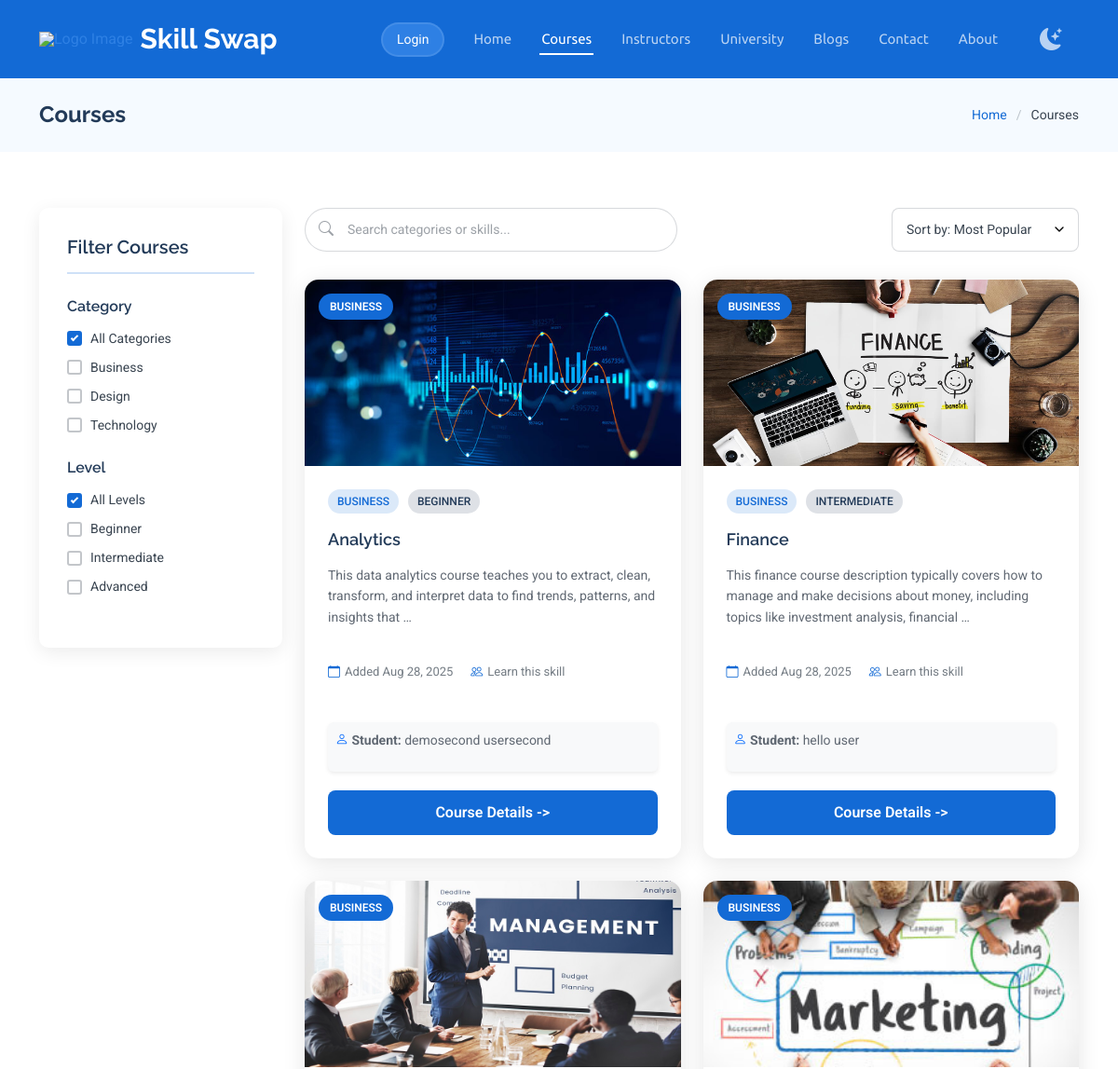
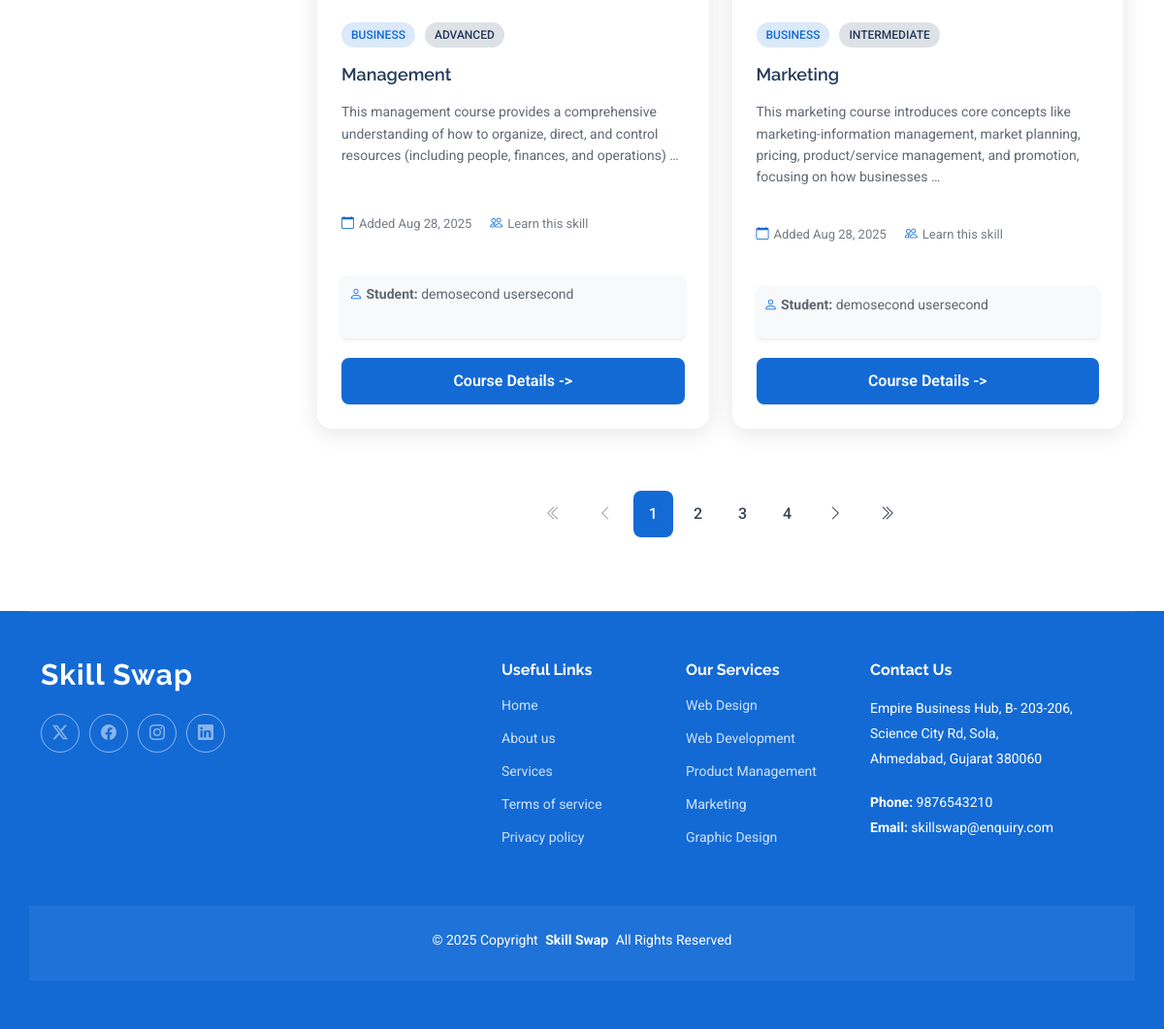
Page /courses/ on the committed database (2 pictures, top to bottom).
### apps/category_skills/models.py (models this page shows, shortened)
class SkillsCategory(models.Model):
    class Meta:
        ordering = ['name']
        db_table = 'category'
        verbose_name_plural = "Skill Categories"
    name = models.CharField(max_length=25,unique=True)
    description = models.TextField(max_length=999,help_text="Enter Description For Particular Course")
    icon_class = models.CharField(max_length=50,blank=True,null=True)
    image = models.ImageField(upload_to='category/' , blank=True , null=True)
    created_at = models.DateTimeField(auto_now_add=True)
    updated_at = models.DateTimeField(auto_now=True)

class Skills(models.Model):
    class Meta:
        ordering = ['category' , 'name']
        db_table = 'category_skills'
        unique_together = ['name','category']
        verbose_name_plural = 'Skills'
    LEVEL_CHOICES = (
         ('B' , 'Beginner'),
         ('I' , 'Intermediate'),
         ('A' , 'Advanced'),
    )
    name = models.CharField(max_length=200,unique=True)
    category = models.ForeignKey(SkillsCategory,on_delete=models.CASCADE,related_name='skills')
    image = models.ImageField(upload_to=category_skills,blank=True,null=True)
    description = models.TextField(max_length=999,help_text="Enter Description for Specific Skill")
    level = models.CharField(max_length=25 , choices=LEVEL_CHOICES , default='Beginner')
    created_at = models.DateField(auto_now_add=True)
    updated_at = models.DateTimeField(auto_now=True)

class UserSkills(models.Model):
    class Meta:
        db_table = 'user_skills'
        unique_together = ['user', 'skill']
        verbose_name_plural = 'User Skills'
    user = models.ForeignKey(User, on_delete=models.CASCADE, related_name='user_skills')
    skill = models.ForeignKey(Skills, on_delete=models.CASCADE, related_name='user_skills')
    added_at = models.DateTimeField(auto_now_add=True)

### apps/accounts/models.py (models this page shows, shortened)
class User(models.Model):
    class Meta:
        ordering = ['-created_at']
        db_table = 'userprofile'
    YEAR_CHOICES = (
        ('1','First Year'),
        ('2','Second Year'),
        ('3','Third Year'),
        ('4','Fourth Year'),
    )
    GENDER_CHOICES = (
        ('M' , 'Male'),
        ('F' , 'Female'),
        ('O' , 'Other'),
    )
    username = models.CharField(max_length=25,unique=True)
    first_name = models.CharField(max_length=20)
    last_name = models.CharField(max_length=20)
    gender = models.CharField(max_length=10,choices=GENDER_CHOICES)
    profile_pic = models.ImageField(upload_to=profile_images , blank=True , null=True)
    university_name = models.ForeignKey(University,on_delete=models.SET_NULL,null=True)
    personal_email = models.EmailField(unique=True,help_text="Use Your Personal Email Address")
    department = models.ForeignKey(Department,on_delete=models.SET_NULL,null=True,related_name='students')
    branch = models.ForeignKey(Branch,on_delete=models.SET_NULL,null=True,related_name='students')
    skills = models.ManyToManyField("category_skills.Skills" , blank=True , related_name="users")
    year = models.CharField(max_length=20,choices=YEAR_CHOICES)
    bio = models.TextField(max_length=250,blank=True,help_text="Tell Others About Yourself")
    current_password = models.CharField(max_length = 128)
    previous_password = models.CharField(max_length = 128,blank=True,null=True)
    created_at = models.DateTimeField(auto_now_add=True)
    updated_at = models.DateTimeField(auto_now=True)

### apps/category_skills/views.py (the view)
# urls.py: path('' , views.CourseView , name="courses"),
def CourseView(request):
    categories = SkillsCategory.objects.all()
    user_id = request.session.get("user_id")
    users_with_skills = User.objects.filter(
        user_skills__isnull=False
    ).distinct().prefetch_related("user_skills__skill__category")
    if user_id:
        users_with_skills = users_with_skills.exclude(id=user_id)
    skills_qs = Skills.objects.filter(
        user_skills__user__in=users_with_skills
    ).distinct()
    search_query = request.GET.get("q")
    if search_query:
        skills_qs = skills_qs.filter(name__icontains=search_query)
    category_ids = request.GET.getlist("categories[]")
    if category_ids and "all" not in category_ids:
        skills_qs = skills_qs.filter(category_id__in=category_ids)
    level_filters = request.GET.getlist("levels[]")
    if level_filters and "all" not in level_filters:
        skills_qs = skills_qs.filter(level__in=level_filters)
    paginator = Paginator(skills_qs, 4)
    page_number = request.GET.get("page")
    page_obj = paginator.get_page(page_number)
    context = {
        "categories": categories,
        "level_choices": Skills.LEVEL_CHOICES,
        "page_obj": page_obj,
        "page_param": "page",
        "section": "courses",
    }
    if request.GET.get("ajax") == "1":
        html = render_to_string("category_skills/courses_grid.html", context, request=request)
        return JsonResponse({"html": html})
    return render(request, "category_skills/courses.html", context)

### templates/category_skills/courses.html (shortened to what this page needs)
{% extends "layout/base.html" %}
{% load static %}
{% block mainsection %}
    <div class="page-title light-background">
      <div class="container d-lg-flex justify-content-between align-items-center">
        <h1 class="mb-2 mb-lg-0">Courses</h1>
        <nav class="breadcrumbs">
          <ol>
            <li><a href="{% url 'core:home' %}">Home</a></li>
            <li class="current">Courses</li>
          </ol>
        </nav>
      </div>
    </div>
    <section id="courses-2" class="courses-2 section">
      <div class="container" data-aos="fade-up" data-aos-delay="100">
        <div class="row">
          <div class="col-lg-3">
            <div class="course-filters" data-aos="fade-right" data-aos-delay="100">
              <h4 class="filter-title">Filter Courses</h4>
              <div class="filter-group">
                <h5>Category</h5>
                <div class="filter-options">
                  <label class="filter-checkbox">
                    <span class="checkmark"></span>
                    All Categories
                  </label>
                  {% for category in categories %}
                  <label class="filter-checkbox">
                    <span class="checkmark"></span>
                    {{ category.name }}
                  </label>
                  {% endfor %}
                </div>
              </div>
              <div class="filter-group">
                <h5>Level</h5>
                <div class="filter-options">
                  <label class="filter-checkbox">
                    <span class="checkmark"></span>
                    All Levels
                  </label>
                  {% for value, label  in level_choices %}
                  <label class="filter-checkbox">
                    <span class="checkmark"></span>
                    {{ label }}
                  </label>
                  {% endfor %}
                </div>
              </div>
            </div>
          </div>
          <div class="col-lg-9">
            <div class="courses-header" data-aos="fade-left" data-aos-delay="100">
              <div class="search-box">
                <i class="bi bi-search"></i>
                <input type="text" id="searchInput" placeholder="Search categories or skills...">
              </div>
              <div class="sort-dropdown">
                <select>
                  <option>Sort by: Most Popular</option>
                </select>
              </div>
            </div>
            <div id="coursesWrapper">
              {% include "category_skills/courses_grid.html" %}
            </div>
          </div>
        </div>
      </div>
    </section>
{% endblock %}

### templates/category_skills/courses_grid.html (shortened to what this page needs)
{% load static %}
<div class="courses-grid">
  <div class="row">
    {% for skill in page_obj %}
      <div class="{{ column_classes|default:'col-lg-6 col-md-6' }} course-item pb-4"
           data-category="{{ skill.category.id }}"
           data-skill-name="{{ skill.name|lower }}"
           data-category-name="{{ skill.category.name|lower }}">
        <div class="course-card">
          <div class="course-image">
            {% if skill.image %}
              <img src="{{ skill.image.url }}" alt="{{ skill.name }}" class="img-fluid">
            {% else %}
              <img src="{% static 'assets/img/education/courses-3.webp' %}" alt="{{ skill.name }}" class="img-fluid">
            {% endif %}
            <div class="course-badge">{{ skill.category.name }}</div>
          </div>
          <div class="course-content">
            <div class="course-meta">
              <span class="category">{{ skill.category.name }}</span>
              <span class="level">{{ skill.get_level_display }}</span>
            </div>
            <h3>{{ skill.name }}</h3>
            <p>{{ skill.description|truncatewords:20 }}</p>
            <div class="course-stats">
              <div class="stat"><i class="bi bi-calendar"></i>
                <span>Added {{ skill.created_at|date:"M d, Y" }}</span>
              </div>
              <div class="stat"><i class="bi bi-people"></i>
                <span>Learn this skill</span>
              </div>
            </div>
            {% if skill.user_skills.first %}
            <p class="teacher-name mt-3 p-2 bg-light rounded d-inline-block shadow-sm">
              <i class="bi bi-person text-primary"></i>
              <strong>Student:</strong> {{ skill.user_skills.first.user.first_name }} {{ skill.user_skills.first.user.last_name }}
            </p>
            {% endif %}
            <a href="{% url 'category_skills:course_details' skill.id %}" class="btn-course">Course Details -> </a>
          </div>
        </div>
      </div>
    {% endfor %}
  </div>
</div>
{% include "include/pagination.html" %}

### rows in the picture
SkillsCategory: name "Business"
SkillsCategory: name "Design"
SkillsCategory: name "Technology"
Skills: image (picture), category.name "BUSINESS", level "BEGINNER", name "Analytics", description "This data analytics course teaches you to extract, clean, transform, and interpret data to find trends, patterns, and insights that …", created_at "Aug 28, 2025", user_skills.first.user.first_name "demosecond", user_skills.first.user.last_name "usersecond"
Skills: image (picture), category.name "BUSINESS", level "INTERMEDIATE", name "Finance", description "This finance course description typically covers how to manage and make decisions about money, including topics like investment analysis, financial …", created_at "Aug 28, 2025", user_skills.first.user.first_name "hello", user_skills.first.user.last_name "user"
Skills: image (picture), category.name "BUSINESS", level "ADVANCED", name "Management", description "This management course provides a comprehensive understanding of how to organize, direct, and control resources (including people, finances, and operations) …", created_at "Aug 28, 2025", user_skills.first.user.first_name "demosecond", user_skills.first.user.last_name "usersecond"
Skills: image (picture), category.name "BUSINESS", level "INTERMEDIATE", name "Marketing", description "This marketing course introduces core concepts like marketing-information management, market planning, pricing, product/service management, and promotion, focusing on how businesses …", created_at "Aug 28, 2025", user_skills.first.user.first_name "demosecond", user_skills.first.user.last_name "usersecond"

### other values in the picture
{{ label }} "Beginner" "Intermediate" "Advanced"
{{ num }} "1" "2" "3" "4"
